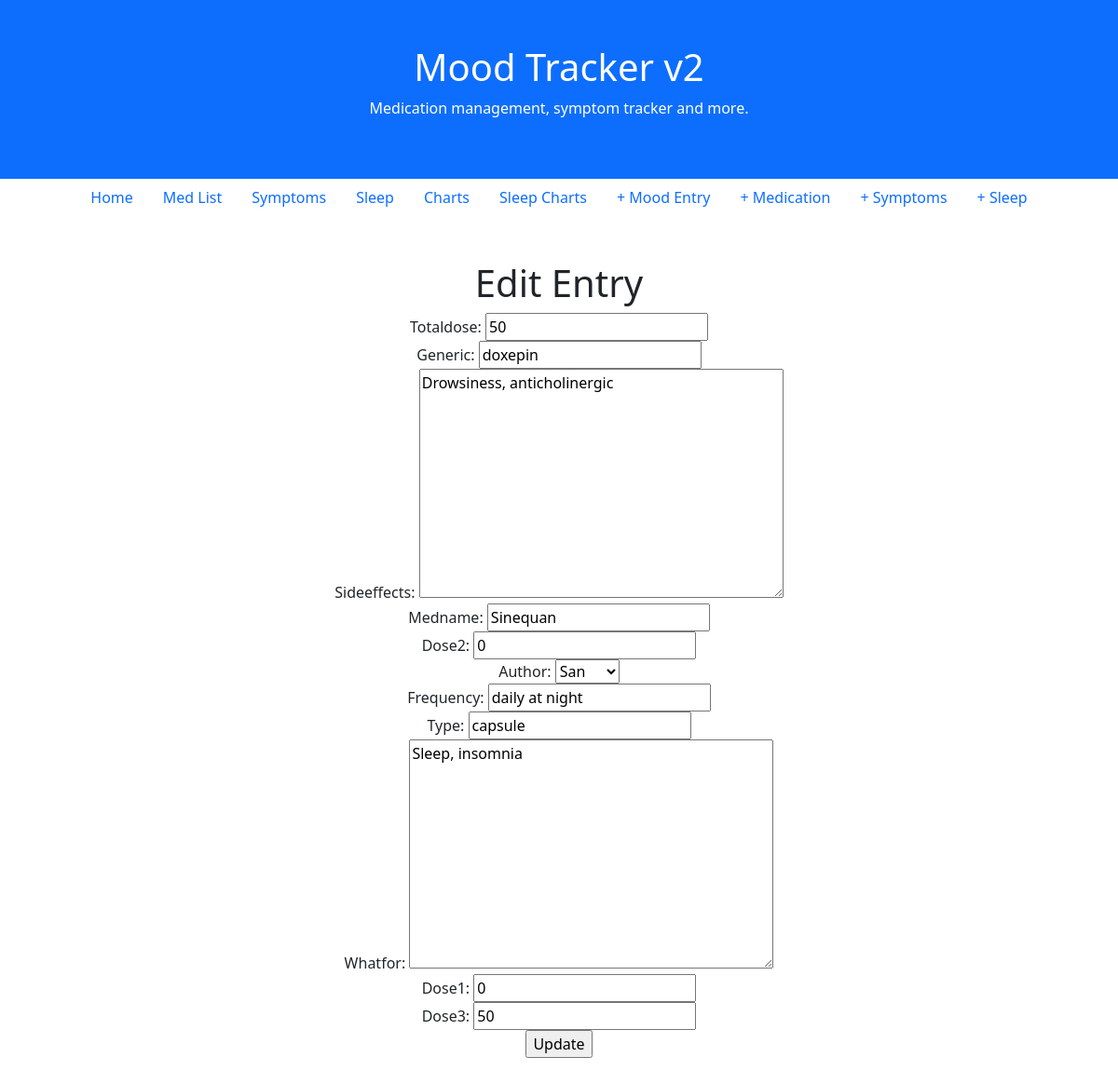
/medspost/2/edit/, run on the app's committed database.
### meds/models.py (models this page shows, shortened)
class MedsPost(models.Model):
    medname = models.CharField(max_length=200)
    author = models.ForeignKey(
        "auth.User",
        on_delete=models.CASCADE,
    )
    generic = models.CharField(max_length=200)
    totaldose = models.IntegerField()
    dose1 = models.IntegerField()
    dose2 = models.IntegerField()
    dose3 = models.IntegerField()
    frequency = models.CharField(max_length=200)
    type = models.CharField(max_length=200)
    whatfor = models.TextField()
    sideeffects = models.TextField()

### meds/views.py (the view)
# urls.py: path("medspost/<int:pk>/edit/",MedsUpdateView.as_view(),name="meds_edit"),
class MedsUpdateView(UpdateView):
    model = MedsPost
    template_name = "meds_edit.html"
    fields =  {"author", "medname", "generic", "totaldose", "dose1", "dose2", "dose3", "frequency", "type", "whatfor", "sideeffects"}

### templates/meds_edit.html (shortened to what this page needs)
{% extends "base.html" %}
{% block content %}
<div class="container-fluid p-5 text-center">
<h1>Edit Entry</h1>
<form action="" method="post">
    {{ form }}
    <input type="submit" value="Update">
</form>
</div>
{% endblock content %}

### data on the page
MedsPost: totaldose "50", generic "doxepin", sideeffects "Drowsiness, anticholinergic", medname "Sinequan", dose2 "0", author "San", frequency "daily at night", type "capsule", whatfor "Sleep, insomnia", dose1 "0", dose3 "50"
